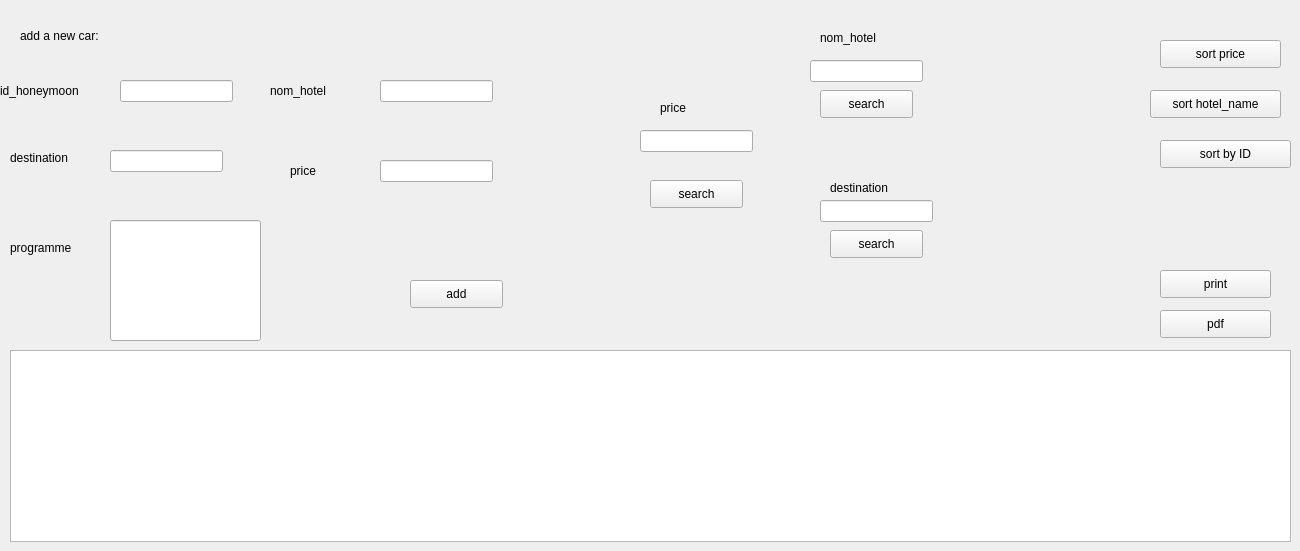
     <widget class="QWidget" name="tab_30">
      <attribute name="title">
       <string>add_honeymoon</string>
      </attribute>
      <widget class="QTableView" name="table_honeymoon">
       <property name="geometry">
        <rect>
         <x>10</x>
         <y>350</y>
         <width>1281</width>
         <height>192</height>
        </rect>
       </property>
      </widget>
      <widget class="QLabel" name="label_67">
       <property name="geometry">
        <rect>
         <x>20</x>
         <y>20</y>
         <width>251</width>
         <height>31</height>
        </rect>
       </property>
       <property name="text">
        <string>add a new car:</string>
       </property>
      </widget>
      <widget class="QLabel" name="label_68">
       <property name="geometry">
        <rect>
         <x>0</x>
         <y>70</y>
         <width>121</width>
         <height>41</height>
        </rect>
       </property>
       <property name="text">
        <string>id_honeymoon</string>
       </property>
      </widget>
      <widget class="QLabel" name="label_69">
       <property name="geometry">
        <rect>
         <x>10</x>
         <y>150</y>
         <width>101</width>
         <height>16</height>
        </rect>
       </property>
       <property name="text">
        <string>destination</string>
       </property>
      </widget>
      <widget class="QLabel" name="label_70">
       <property name="geometry">
        <rect>
         <x>10</x>
         <y>240</y>
         <width>101</width>
         <height>16</height>
        </rect>
       </property>
       <property name="text">
        <string>programme</string>
       </property>
      </widget>
      <widget class="QLabel" name="label_71">
       <property name="geometry">
        <rect>
         <x>270</x>
         <y>80</y>
         <width>91</width>
         <height>21</height>
        </rect>
       </property>
       <property name="text">
        <string>nom_hotel</string>
       </property>
      </widget>
      <widget class="QLabel" name="label_72">
       <property name="geometry">
        <rect>
         <x>290</x>
         <y>150</y>
         <width>56</width>
         <height>41</height>
        </rect>
       </property>
       <property name="text">
        <string>price</string>
       </property>
      </widget>
      <widget class="QLineEdit" name="idhoneymoon_add">
       <property name="geometry">
        <rect>
         <x>120</x>
         <y>80</y>
         <width>113</width>
         <height>22</height>
        </rect>
       </property>
      </widget>
      <widget class="QLineEdit" name="deshoneymoon_add">
       <property name="geometry">
        <rect>
         <x>110</x>
         <y>150</y>
         <width>113</width>
         <height>22</height>
        </rect>
       </property>
      </widget>
      <widget class="QLineEdit" name="proghoneymoon_add">
       <property name="geometry">
        <rect>
         <x>110</x>
         <y>220</y>
         <width>151</width>
         <height>121</height>
        </rect>
       </property>
      </widget>
      <widget class="QLineEdit" name="hotelhoneymoon_add">
       <property name="geometry">
        <rect>
         <x>380</x>
         <y>80</y>
         <width>113</width>
         <height>22</height>
        </rect>
       </property>
      </widget>
      <widget class="QLineEdit" name="pricehoneymoon_add">
       <property name="geometry">
        <rect>
         <x>380</x>
         <y>160</y>
         <width>113</width>
         <height>22</height>
        </rect>
       </property>
      </widget>
      <widget class="QPushButton" name="pricehoneymoon_sort">
       <property name="geometry">
        <rect>
         <x>1160</x>
         <y>40</y>
         <width>121</width>
         <height>28</height>
        </rect>
       </property>
       <property name="text">
        <string>sort price</string>
       </property>
      </widget>
      <widget class="QPushButton" name="sort_hotel">
       <property name="geometry">
        <rect>
         <x>1150</x>
         <y>90</y>
         <width>131</width>
         <height>28</height>
        </rect>
       </property>
       <property name="text">
        <string>sort hotel_name</string>
       </property>
      </widget>
      <widget class="QPushButton" name="sort_idhoneymoon">
       <property name="geometry">
        <rect>
         <x>1160</x>
         <y>140</y>
         <width>131</width>
         <height>28</height>
        </rect>
       </property>
       <property name="text">
        <string>sort by ID</string>
       </property>
      </widget>
      <widget class="QPushButton" name="pushButton_37">
       <property name="geometry">
        <rect>
         <x>820</x>
         <y>90</y>
         <width>93</width>
         <height>28</height>
        </rect>
       </property>
       <property name="text">
        <string>search</string>
       </property>
      </widget>
      <widget class="QPushButton" name="pushButton_38">
       <property name="geometry">
        <rect>
         <x>650</x>
         <y>180</y>
         <width>93</width>
         <height>28</height>
        </rect>
       </property>
       <property name="text">
        <string>search</string>
       </property>
      </widget>
      <widget class="QPushButton" name="pushButton_39">
       <property name="geometry">
        <rect>
         <x>830</x>
         <y>230</y>
         <width>93</width>
         <height>28</height>
        </rect>
       </property>
       <property name="text">
        <string>search</string>
       </property>
      </widget>
      <widget class="QLineEdit" name="pricehoneymoon_search">
       <property name="geometry">
        <rect>
         <x>640</x>
         <y>130</y>
         <width>113</width>
         <height>22</height>
        </rect>
       </property>
      </widget>
      <widget class="QLineEdit" name="hotelhoneymoon_search">
       <property name="geometry">
        <rect>
         <x>810</x>
         <y>60</y>
         <width>113</width>
         <height>22</height>
        </rect>
       </property>
      </widget>
      <widget class="QLineEdit" name="deshoneymoon_search">
       <property name="geometry">
        <rect>
         <x>820</x>
         <y>200</y>
         <width>113</width>
         <height>22</height>
        </rect>
       </property>
      </widget>
      <widget class="QLabel" name="label_73">
       <property name="geometry">
        <rect>
         <x>660</x>
         <y>100</y>
         <width>56</width>
         <height>16</height>
        </rect>
       </property>
       <property name="text">
        <string>price</string>
       </property>
      </widget>
      <widget class="QLabel" name="label_74">
       <property name="geometry">
        <rect>
         <x>830</x>
         <y>180</y>
         <width>91</width>
         <height>16</height>
        </rect>
       </property>
       <property name="text">
        <string>destination</string>
       </property>
      </widget>
      <widget class="QLabel" name="label_75">
       <property name="geometry">
        <rect>
         <x>820</x>
         <y>30</y>
         <width>111</width>
         <height>16</height>
        </rect>
       </property>
       <property name="text">
        <string>nom_hotel</string>
       </property>
      </widget>
      <widget class="QPushButton" name="print_2">
       <property name="geometry">
        <rect>
         <x>1160</x>
         <y>270</y>
         <width>111</width>
         <height>28</height>
        </rect>
       </property>
       <property name="text">
        <string>print</string>
       </property>
      </widget>
      <widget class="QPushButton" name="pdf_2">
       <property name="geometry">
        <rect>
         <x>1160</x>
         <y>310</y>
         <width>111</width>
         <height>28</height>
        </rect>
       </property>
       <property name="text">
        <string>pdf</string>
       </property>
      </widget>
      <widget class="QPushButton" name="addhoneymoon">
       <property name="geometry">
        <rect>
         <x>410</x>
         <y>280</y>
         <width>93</width>
         <height>28</height>
        </rect>
       </property>
       <property name="text">
        <string>add</string>
       </property>
      </widget>
     </widget>
